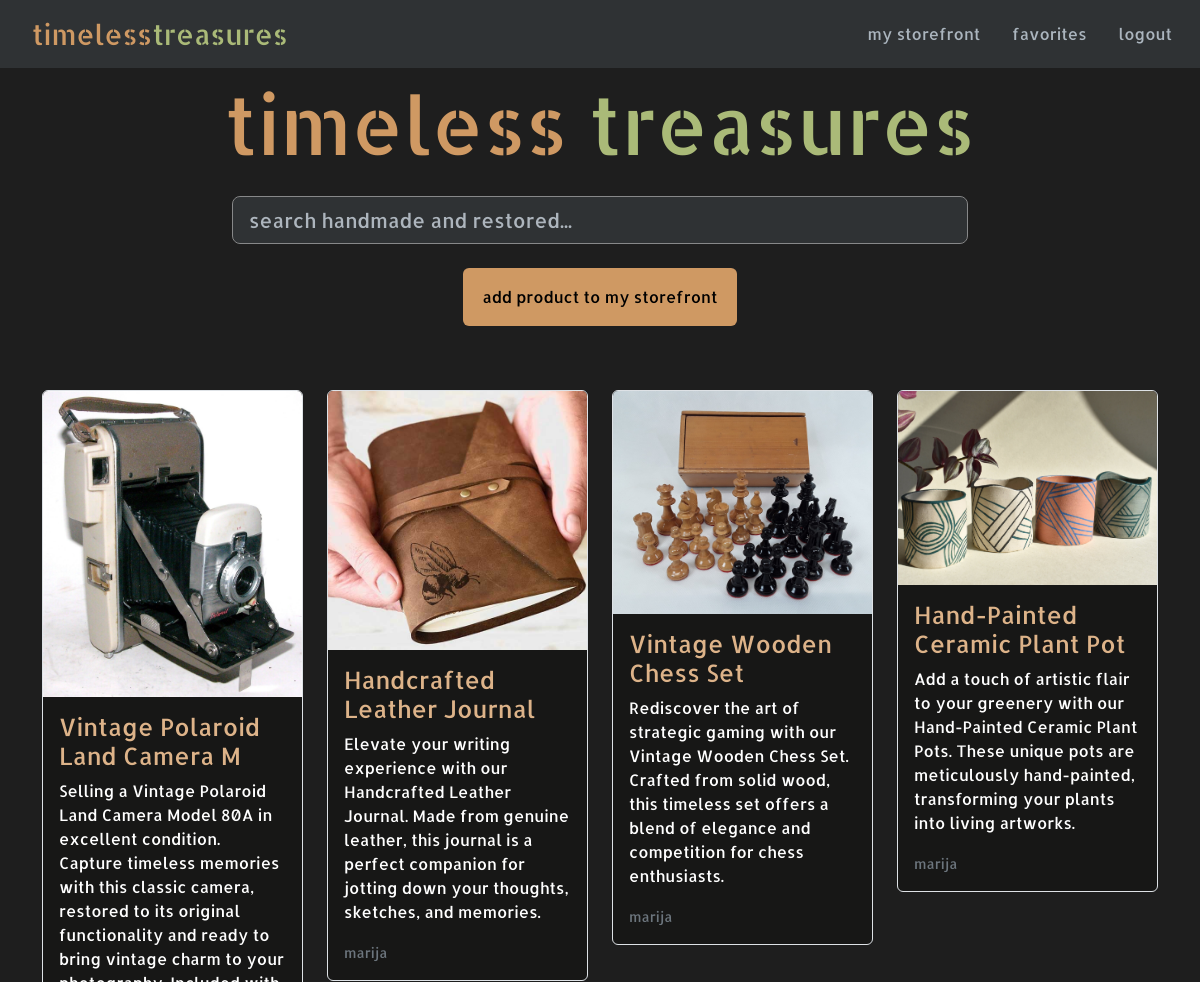
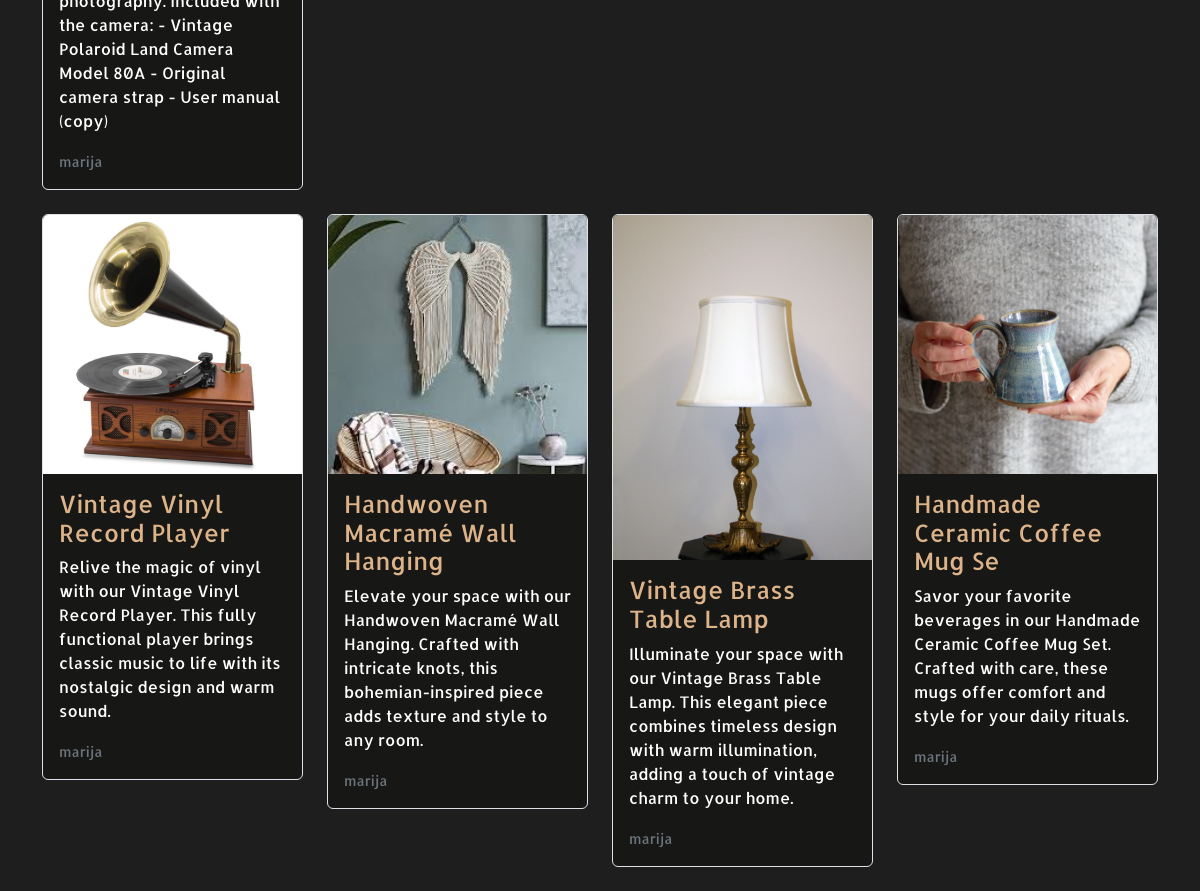
Screenshot of /list/ (signed in) with the database file from the repository (2 pictures, top to bottom).
### ttApp/models.py (models this page shows, shortened)
class Product(models.Model):
    id = models.IntegerField(primary_key=True)
    title = models.CharField(max_length=30)
    summary = models.TextField()
    description = models.TextField()
    specs = models.TextField()
    shipping_info = models.TextField()
    price = models.FloatField()
    img = models.ImageField(upload_to='img/', null=True, blank=True)
    seller = models.ForeignKey(User, on_delete=models.CASCADE)
    bought = models.BooleanField(default=False)

### ttApp/views.py (the view)
# urls.py: path('list/', views.list, name='list'),
def list(request):
    products = Product.objects.exclude(Q(seller=request.user) | Q(bought=True))
    context = {"form": ProductForm, "products": products}
    return render(request, 'list.html', context=context)

### ttApp/templates/list.html (shortened to what this page needs)
{% extends "layout.html" %}
{% block content %}
    <body>
    {% if request.path == "/list/" %}
        <div class="container d-flex flex-column justify-content-center mb-3 "
             style="background-color: #1E1E1E; width: 80%; ">
            <div class="row align-items-center">
                <div class="col ">
                    <div class="p-2 ">
                        <h1 class="text-center display-1"><a class="navbar-brand logo_tt" href="{% url 'list' %}"><span
                                class="logo_tt"
                                style="color: #CF9963; margin-right: 0">timeless</span>
                            <span class="logo_tt" style="color: #AABA78; margin-left: 0;">treasures</span></a>
                        </h1>
                    </div>
                    <div class="container d-inline-flex p-2 justify-content-center mb-3">
                        <input type="search" id="form1" class="form-control form-control-lg"
                               style="width: 80%;  background-color: #2F3234; border-color: #878889; color: #ADB5BD"
                               placeholder="search handmade and restored..."
                               aria-label="Search"/>
                    </div>
                    <div class="container d-inline-flex justify-content-center">
                        <a href="{% url 'add_product' %}" class="btn text-black p-3 mb-5"
                           style="width: 30%; background-color: #CF9963;">add product to my storefront</a>
                    </div>
                </div>
            </div>
        </div>
    {% elif request.path == "/favorites/" %}
        </br>
        <h1 class="text-center" style="color: #ABB5BE">my favorites</h1>
        </br>
    {% elif request.path ==  "/my_store/" %}
        </br>
        <h1 class="text-center" style="color: #ABB5BE">my storefront</h1>
        </br>
    {% endif %}
    {% if products %}
        <div class="container">
            <div class="row">
                {% for p in products %}
                    <div class="col-md-3 mb-4">
                        <a href="{% url 'details' p.id %}" class="card-link text-decoration-none">
                        <div class="card" style="background-color: #171716; border: 1px solid #DEE2E6;">
                            <img class="card-img-top img-fluid" src="../../data/{{ p.img }}" alt="{{ p.img }}">
                            <div class="card-body">
                                <h4 class="card-title" style="color: #DDB389">{{ p.title }}</h4>
                                <p class="card-text text-white" >{{ p.summary }}</p>
                                <p class="card-text" ><small style="color: #6C757D; " >{{ p.seller.username }}</small></p>
                            </div>
                        </div>
                        </a>
                    </div>
                    {% if forloop.counter|divisibleby:4 and not forloop.last %}
                        </div>
                        <div class="row">
                    {% endif %}
                {% endfor %}
                </div>
        </div>
    {% endif %}
    </body>
{% endblock %}

### ttApp/templates/layout.html (shortened to what this page needs)
{% load static %}
<!DOCTYPE html>
<html lang="en">
<head>
    <link href="https://cdn.jsdelivr.net/npm/bootstrap@5.3.1/dist/css/bootstrap.min.css" rel="stylesheet"
>
    {% load static %}
    <link href="{% static 'bootstrap-icons/font/bootstrap-icons.css' %}" rel="stylesheet">
    {% load static %}
    <link rel="stylesheet" href="{% static 'ttApp/style.css' %}">
</head>
<body style="background-color: #1E1E1E">
<nav class="navbar navbar-expand-lg" style="background-color: #2F3234">
    <div class="container-fluid">
        {% if user.is_authenticated %}
            <a class="navbar-brand logo_tt" href="{% url 'list' %}"><span class="logo_tt fs-3"
                                                                          style="color: #CF9963; margin-left:20px">timeless</span>
                <span class="logo_tt fs-3" style="color: #AABA78; margin-left:-5px">treasures</span></a>
        {% else %}
            <a class="navbar-brand logo_tt" href="{% url 'index' %}"><span class="logo_tt fs-3"
                                                                           style="color: #CF9963; margin-left:20px">timeless</span>
                <span class="logo_tt fs-3" style="color: #AABA78; margin-left:-5px">treasures</span></a>
        {% endif %}
        <div class="collapse navbar-collapse" id="navbarNav">
            {% block sidebar %}
                {% if user.is_authenticated %}
                    <ul class="nav justify-content-end ">
                        <li class="nav-item">
                            <a class="nav-link active" href="{% url 'my_store' %}" style="color: #ABB5BE">my
                                storefront</a>
                        </li>
                        <li class="nav-item">
                            <a class="nav-link active" href="{% url 'favorites' %}" style="color: #ABB5BE">favorites</a>
                        </li>
                        <li class="nav-item">
                            <a class="nav-link active" aria-current="page"
                               href="{% url 'logout' %}" style="color: #ABB5BE">logout</a>
                        </li>
                    </ul>
                {% endif %}
            {% endblock %}
        </div>
    </div>
</nav>
{% block content %}{% endblock %}
</body>
</html>

### ttApp/static/ttApp/style.css (style rules this page uses)
* { font-family: "Allerta", sans-serif; }
.logo_tt { font-family: "Allerta Stencil", sans-serif; }

### ttApp/templates/list.html (style rules this page uses)
.form-control::placeholder { color: #ADB5BD; opacity: 1; }

### rows the page displays
Product: img (picture), title "Vintage Polaroid Land Camera M", summary "Selling a Vintage Polaroid Land Camera Model 80A in excellent condition. Capture timeless memories with this classic camera, restored to its original functionality and ready to bring vintage charm to your photography. Included with the camera: - Vintage Polaroid Land Camera Model 80A - Original camera strap - User manual (copy)", seller.username "marija"
Product: img (picture), title "Handcrafted Leather Journal", summary "Elevate your writing experience with our Handcrafted Leather Journal. Made from genuine leather, this journal is a perfect companion for jotting down your thoughts, sketches, and memories.", seller.username "marija"
Product: img (picture), title "Vintage Wooden Chess Set", summary "Rediscover the art of strategic gaming with our Vintage Wooden Chess Set. Crafted from solid wood, this timeless set offers a blend of elegance and competition for chess enthusiasts.", seller.username "marija"
Product: img (picture), title "Hand-Painted Ceramic Plant Pot", summary "Add a touch of artistic flair to your greenery with our Hand-Painted Ceramic Plant Pots. These unique pots are meticulously hand-painted, transforming your plants into living artworks.", seller.username "marija"
Product: img (picture), title "Vintage Vinyl Record Player", summary "Relive the magic of vinyl with our Vintage Vinyl Record Player. This fully functional player brings classic music to life with its nostalgic design and warm sound.", seller.username "marija"
Product: img (picture), title "Handwoven Macramé Wall Hanging", summary "Elevate your space with our Handwoven Macramé Wall Hanging. Crafted with intricate knots, this bohemian-inspired piece adds texture and style to any room.", seller.username "marija"
Product: img (picture), title "Vintage Brass Table Lamp", summary "Illuminate your space with our Vintage Brass Table Lamp. This elegant piece combines timeless design with warm illumination, adding a touch of vintage charm to your home.", seller.username "marija"
Product: img (picture), title "Handmade Ceramic Coffee Mug Se", summary "Savor your favorite beverages in our Handmade Ceramic Coffee Mug Set. Crafted with care, these mugs offer comfort and style for your daily rituals.", seller.username "marija"
